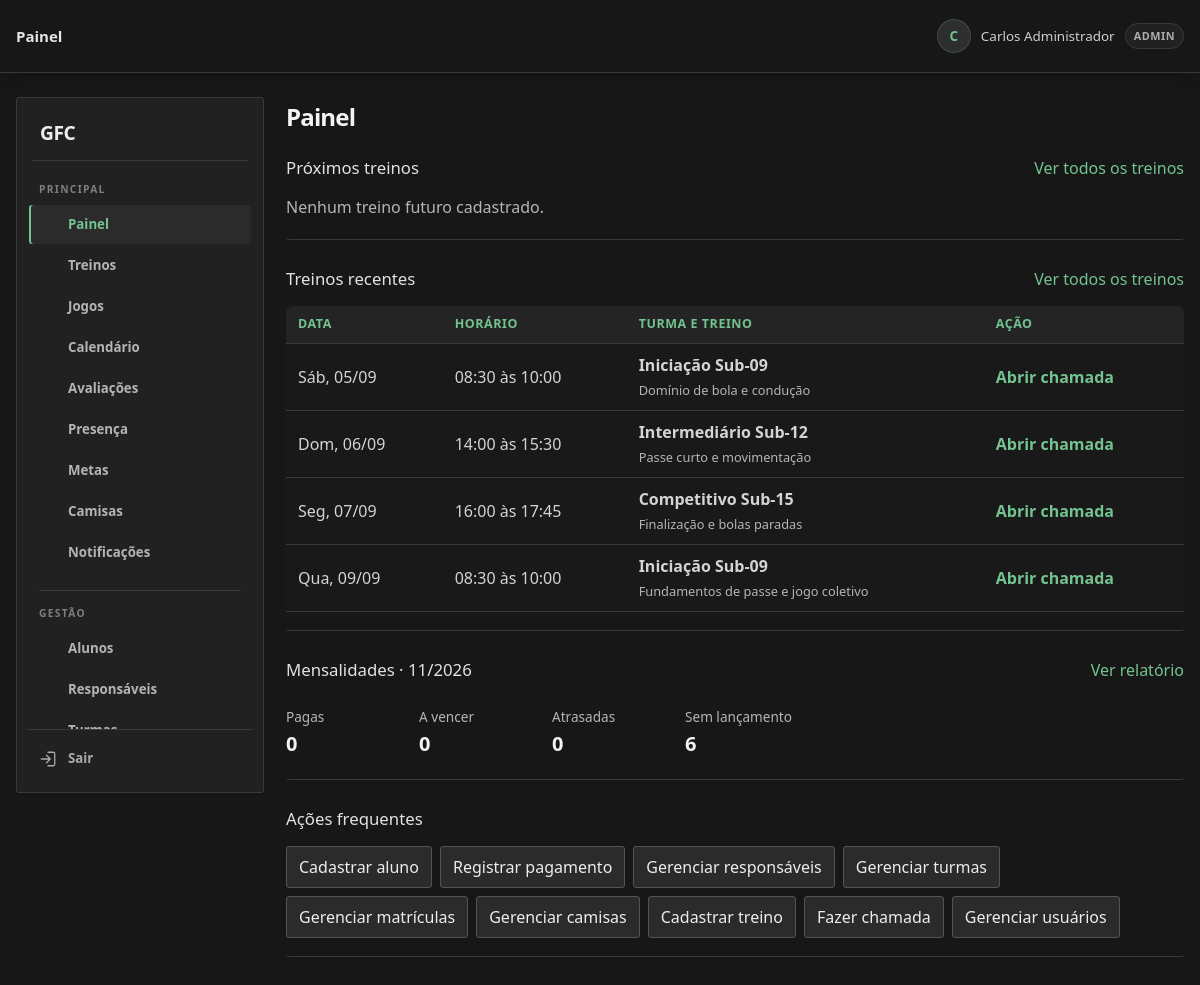
The page /dashboard.php (signed in) on the database its author committed.
### tables this page shows
CREATE TABLE TB_AULA (
    COD_AULA INT AUTO_INCREMENT PRIMARY KEY,
    COD_TURMA INT NOT NULL,
    DATA_AULA DATE NOT NULL,
    TEMA_TREINO VARCHAR(100) DEFAULT 'Fundamentos e Coletivo',
    HORARIO TIME NULL,
    OBJETIVO TEXT NULL,
    EXERCICIOS TEXT NULL,
    TIPO_TREINO VARCHAR(30) NULL,
    ATRIBUTOS_AVALIAVEIS_JSON JSON NULL,
    OBSERVACAO TEXT NULL,
    CRIADO_EM TIMESTAMP DEFAULT CURRENT_TIMESTAMP,
    FOREIGN KEY (COD_TURMA) REFERENCES TB_TURMA(COD_TURMA) ON DELETE CASCADE
);

CREATE TABLE TB_TURMA (
    COD_TURMA INT AUTO_INCREMENT PRIMARY KEY,
    COD_ESCOLINHA INT NOT NULL,
    COD_PROFESSOR INT NULL,
    NOME VARCHAR(50) NOT NULL,
    FAIXA_ETARIA VARCHAR(30) NOT NULL,
    DIAS_TREINO VARCHAR(100) NOT NULL,
    HORARIO VARCHAR(50) NOT NULL,
    CAPACIDADE INT DEFAULT 25,
    ATIVA TINYINT(1) DEFAULT 1,
    CRIADO_EM TIMESTAMP DEFAULT CURRENT_TIMESTAMP,
    FOREIGN KEY (COD_ESCOLINHA) REFERENCES TB_ESCOLINHA(COD_ESCOLINHA) ON DELETE CASCADE,
    FOREIGN KEY (COD_PROFESSOR) REFERENCES TB_USUARIO(COD_USUARIO) ON DELETE SET NULL
);

### includes/helpers.php (called while the page is built, shortened)
<?php
function e($value) {
    return htmlspecialchars((string) $value, ENT_QUOTES, 'UTF-8');
}
function hasRole($roles) {
    return in_array($_SESSION['user_role'] ?? '', $roles, true);
}

### dashboard.php (the view, shortened to what this page needs)
<?php
require_once __DIR__ . '/includes/layout.php';
$db = getDB();
$escolinha = currentEscolinhaId();
$podeAdministrar = hasRole(['ADMIN', 'SECRETARIA']);
$podeDarAula = hasRole(['ADMIN', 'PROFESSOR']);
$podeGerenciarUsuarios = hasRole(['ADMIN']);
$parametrosTurma = [$escolinha];
$filtroTurma = '';
$hoje = new DateTimeImmutable($db->query('SELECT CURDATE()')->fetchColumn());
$treinoFuturo = '(a.DATA_AULA > CURDATE() OR (a.DATA_AULA = CURDATE() AND (a.HORARIO IS NULL OR a.HORARIO >= CURTIME())))';
$secoesTreino = [
    ['titulo' => 'Próximos treinos', 'vazio' => 'Nenhum treino futuro cadastrado.',
     'filtro' => 't.ATIVA=1 AND ' . $treinoFuturo, 'ordem' => 'a.DATA_AULA, a.HORARIO, a.COD_AULA', 'ordemCronologica' => false],
    ['titulo' => 'Treinos recentes', 'vazio' => 'Nenhum treino anterior cadastrado.',
     'filtro' => 'NOT ' . $treinoFuturo, 'ordem' => 'a.DATA_AULA DESC, a.HORARIO DESC, a.COD_AULA DESC', 'ordemCronologica' => true],
];
foreach ($secoesTreino as $indice => $secao) {
    $consulta = $db->prepare(
        "SELECT a.COD_AULA AS aula, a.DATA_AULA AS data, a.TEMA_TREINO AS tema,
                t.NOME AS turma, COALESCE(TIME_FORMAT(a.HORARIO, '%H:%i'), t.HORARIO) AS horario
         FROM TB_AULA a JOIN TB_TURMA t ON t.COD_TURMA=a.COD_TURMA
         WHERE t.COD_ESCOLINHA=? AND " . $secao['filtro'] . $filtroTurma
        . ' ORDER BY ' . $secao['ordem'] . ' LIMIT 4'
    );
    $consulta->execute($parametrosTurma);
    $treinos = $consulta->fetchAll();
    $secoesTreino[$indice]['treinos'] = $secao['ordemCronologica'] ? array_reverse($treinos) : $treinos;
}
$dias = ['Dom', 'Seg', 'Ter', 'Qua', 'Qui', 'Sex', 'Sáb'];
$mes = $hoje->format('Y-m');
if ($podeAdministrar) {
    $consulta = $db->prepare("SELECT
        COUNT(CASE WHEN f.STATUS='PAGO' THEN 1 END) AS pagas,
        COUNT(CASE WHEN f.STATUS='NAO_PAGO' OR (f.STATUS='PENDENTE' AND f.VENCIMENTO >= ?) THEN 1 END) AS pendentes,
        COUNT(CASE WHEN f.STATUS='ATRASADO' OR (f.STATUS='PENDENTE' AND f.VENCIMENTO < ?) THEN 1 END) AS atrasadas,
        COUNT(CASE WHEN f.COD_LANCAMENTO IS NULL THEN 1 END) AS sem_lancamento
        FROM TB_ALUNO a LEFT JOIN TB_FINANCEIRO f ON f.COD_ALUNO=a.COD_ALUNO
            AND f.COD_ESCOLINHA=a.COD_ESCOLINHA AND f.CATEGORIA='MENSALIDADE' AND f.COMPETENCIA=?
        WHERE a.COD_ESCOLINHA=? AND (a.STATUS='ATIVO' OR f.COD_LANCAMENTO IS NOT NULL)");
    $consulta->execute([$hoje->format('Y-m-d'), $hoje->format('Y-m-d'), $mes . '-01', $escolinha]);
    $mensalidades = $consulta->fetch();
}
?>
<div class="painel-rotina">
    <?php foreach ($secoesTreino as $secao): ?>
    <section class="painel-bloco">
        <div class="painel-secao"><h2><?= e($secao['titulo']) ?></h2><a href="aulas.php">Ver todos os treinos</a></div>
        <?php if ($secao['treinos']): ?>
            <div class="painel-tabela"><table>
                <thead><tr><th>Data</th><th>Horário</th><th>Turma e treino</th><th>Ação</th></tr></thead>
                <tbody>
                    <?php foreach ($secao['treinos'] as $treino): $data = new DateTimeImmutable($treino['data']); ?>
                        <tr>
                            <td><?= e($dias[(int) $data->format('w')] . ', ' . $data->format('d/m')) ?></td>
                            <td><?= e($treino['horario'] ?: '—') ?></td>
                            <td><strong><?= e($treino['turma']) ?></strong><br><small><?= e($treino['tema'] ?: 'Treino') ?></small></td>
                            <td><?php if ($treino['aula']): ?><a href="aulas.php?chamada=<?= (int) $treino['aula'] ?>">Abrir chamada</a><?php else: ?>—<?php endif; ?></td>
                        </tr>
                    <?php endforeach; ?>
                </tbody>
            </table></div>
        <?php else: ?><p><?= e($secao['vazio']) ?></p><?php endif; ?>
    </section>
    <?php endforeach; ?>
    <?php if ($podeAdministrar): ?>
        <section class="painel-bloco">
            <div class="painel-secao"><h2>Mensalidades · <?= e($hoje->format('m/Y')) ?></h2><a href="alunos.php?mensalidades=1&amp;mes=<?= e($mes) ?>&amp;relatorio=1">Ver relatório</a></div>
            <dl class="painel-totais">
                <div><dt>Pagas</dt><dd><?= (int) $mensalidades['pagas'] ?></dd></div>
                <div><dt>A vencer</dt><dd><?= (int) $mensalidades['pendentes'] ?></dd></div>
                <div><dt>Atrasadas</dt><dd<?= (int) $mensalidades['atrasadas'] ? ' class="mensalidade-atrasada"' : '' ?>><?= (int) $mensalidades['atrasadas'] ?></dd></div>
                <div><dt>Sem lançamento</dt><dd><?= (int) $mensalidades['sem_lancamento'] ?></dd></div>
            </dl>
        </section>
    <?php endif; ?>
    <section class="painel-bloco">
        <h2>Ações frequentes</h2>
        <div class="painel-atalhos">
            <?php if ($podeAdministrar): ?>
                <button type="button" data-tela="alunos.php?mini=1" data-titulo="Cadastrar aluno">Cadastrar aluno</button>
                <a href="alunos.php?mensalidades=1">Registrar pagamento</a>
                <a href="responsaveis.php">Gerenciar responsáveis</a>
                <a href="turmas.php">Gerenciar turmas</a>
                <a href="matriculas.php">Gerenciar matrículas</a>
                <a href="camisas.php">Gerenciar camisas</a>
            <?php endif; ?>
            <?php if ($podeDarAula): ?>
                <button type="button" data-tela="aulas.php?mini=1" data-titulo="Cadastrar treino">Cadastrar treino</button>
                <button type="button" data-tela="aulas.php?mini=1&amp;chamadas=1" data-titulo="Fazer chamada">Fazer chamada</button>
            <?php endif; ?>
            <?php if ($podeGerenciarUsuarios): ?><a href="usuarios.php">Gerenciar usuários</a><?php endif; ?>
        </div>
    </section>
</div>

### rows shown on the page
tb_aula: DATA_AULA "Sáb, 05/09", horario "08:30 às 10:00", COD_TURMA.NOME "Iniciação Sub-09", TEMA_TREINO "Domínio de bola e condução"
tb_aula: DATA_AULA "Dom, 06/09", horario "14:00 às 15:30", COD_TURMA.NOME "Intermediário Sub-12", TEMA_TREINO "Passe curto e movimentação"
tb_aula: DATA_AULA "Seg, 07/09", horario "16:00 às 17:45", COD_TURMA.NOME "Competitivo Sub-15", TEMA_TREINO "Finalização e bolas paradas"
tb_aula: DATA_AULA "Qua, 09/09", horario "08:30 às 10:00", COD_TURMA.NOME "Iniciação Sub-09", TEMA_TREINO "Fundamentos de passe e jogo coletivo"

### other values the page prints
$title "Painel"
$_SESSION['username'] "Carlos Administrador"
$_SESSION['user_role'] "ADMIN"
$secao['titulo'] "Próximos treinos"
$secao['vazio'] "Nenhum treino futuro cadastrado."
$secao['titulo'] "Treinos recentes"
$mensalidades['pagas'] "0"
$mensalidades['pendentes'] "0"
$mensalidades['atrasadas'] "0"
$mensalidades['sem_lancamento'] "6"
